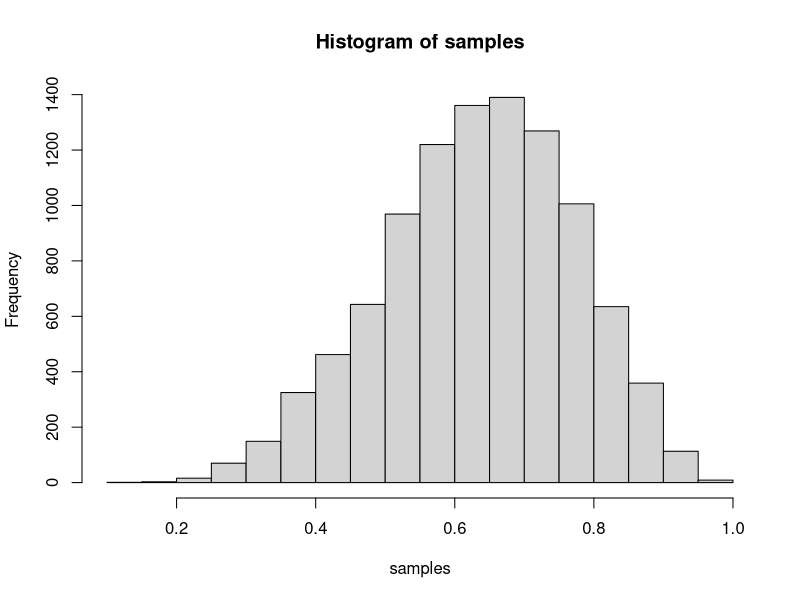

Reproduce this figure in R. (Note: this script raises an error after producing the figure.)
# Chapter 3
p_grid <- seq( from=0 , to=1 , length.out=1000 )
prior <- rep( 1 , 1000 )
likelihood <- dbinom( 6 , size=9 , prob=p_grid )
posterior <- likelihood * prior
posterior <- posterior / sum(posterior)
set.seed(100)
samples <- sample( p_grid , prob=posterior , size=1e4 , replace=TRUE )

hist(samples)

# 3E1
sum(samples[p_grid < 0.2]) / 1e4
# 0.1258482

# 3E2
sum(samples[p_grid > 0.8]) / 1e4
# 0.1281592

# 3E3
sum(samples[p_grid > 0.2 & p_grid < 0.8]) / 1e4
# 0.3807948

# 3E4
quantile(samples, 0.2)
# 0.5185185 

# 3E5
quantile(samples, 0.8)
# 0.7557558

# 3E6
HPDI(samples, 0.66)
# 0.5085085 0.7737738

# 3E7
PI(samples, 0.66)
# 0.5025025 0.7697698

# 3M1
p_grid <- seq( from=0 , to=1 , length.out=1000 )
prior <- rep( 1 , 1000 )
likelihood <- dbinom( 8 , size=15 , prob=p_grid )
posterior <- likelihood * prior
posterior <- posterior / sum(posterior)
set.seed(100)
samples <- sample( p_grid , prob=posterior , size=1e4, replace=TRUE)
hist(samples)

plot(p_grid, posterior, type='b')

# 3M2
HPDI(samples, 0.9)
# 0.3343343 0.7217217 

# 3M3
p_grid <- seq( from=0 , to=1 , length.out=1000 )
prior <- rep( 1 , 1000 )
likelihood <- dbinom( 8 , size=15 , prob=p_grid )
posterior <- likelihood * prior
posterior <- posterior / sum(posterior)
set.seed(100)
samples <- sample( p_grid , prob=posterior , size=1e4, replace=TRUE)

w15 <- rbinom(1e4, size=15, prob=samples)

table(w15)/1e4
plot(table(w15)/1e4)

# 0.1499

# 3M4
w9 <- rbinom(1e4, size=9, prob=samples)
table(w9/1e4)

# 0.1842

# 3M5

p_grid <- seq( from=0 , to=1 , length.out=1000 )
prior <- ifelse( p_grid < 0.5 , 0 , 1 )
likelihood <- dbinom( 8 , size=15 , prob=p_grid )
posterior <- likelihood * prior
posterior <- posterior / sum(posterior)
set.seed(100)
samples <- sample( p_grid , prob=posterior , size=1e4, replace=TRUE)
hist(samples)

plot(p_grid, posterior, type='b')

# 3M5.2
HPDI(samples, 0.9)
# 0.5005005 0.7097097

# 3M5.3
w15 <- rbinom(1e4, size=15, prob=samples)
table(w15)/1e4
plot(table(w15)/1e4)

# 3M5.4
w15 <- rbinom(1e4, size=9, prob=samples)
table(w15)/1e4
plot(table(w15)/1e4)

# 3M6

n = 1e5
p_grid <- seq( from=0 , to=1 , length.out=n )
prior <- rep( 1 , n )

sample_size

likelihood <- dbinom( , size=1000 , prob=p_grid )
posterior <- likelihood * prior
posterior <- posterior / sum(posterior)
# set.seed(100)
samples <- sample( p_grid , prob=posterior , size=1e5 , replace=TRUE )

hist(samples)

pi <- PI(samples, prob=0.99)
pi
abs(pi[2] - pi[1])
abs(pi[2] - pi[1]) <= 0.05
